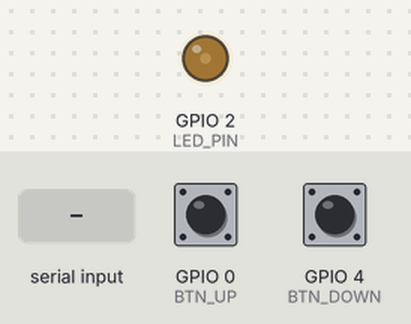
Bench run of a program on a simulated ESP32. On the bench: output pins drawn as LEDs (lit = HIGH). The test bench sets the inputs (shaded band); at power-on: GPIO 0 (BTN_UP) HIGH, GPIO 4 (BTN_DOWN) HIGH. What the program prints to the serial monitor is not drawn.

Above: at 2.2 s.
2.3 s: GPIO 0 (BTN_UP) pulled LOW for 1 s
At 4.1 s:
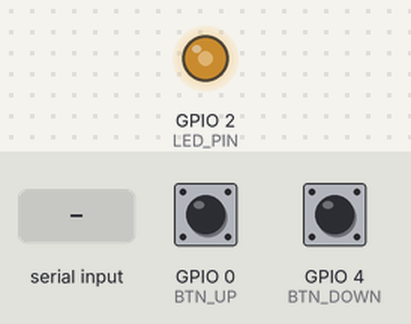
4.8 s: "M\n" received over Serial
At 6.0 s:
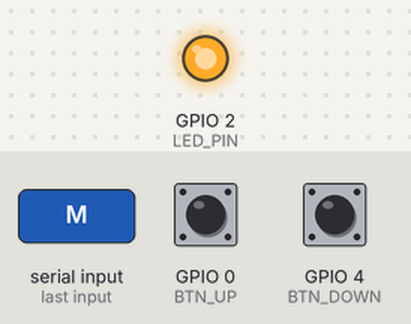
6.3 s: GPIO 4 (BTN_DOWN) pulled LOW for 3.2 s
At 10.6 s:
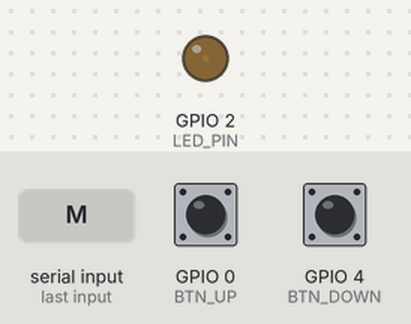
11.0 s: GPIO 4 (BTN_DOWN) pulled LOW for 0.15 s
At 12.0 s:
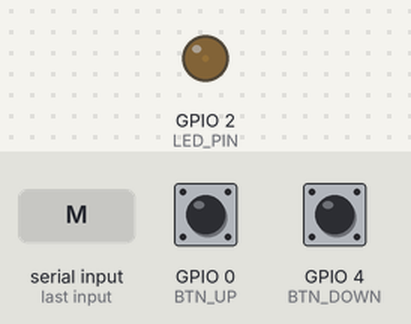
12.6 s: "n\n" received over Serial
At 13.1 s:
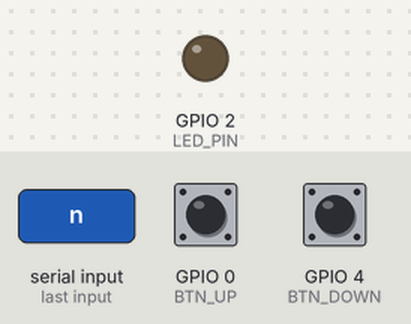
Timing chart, 0 to 15.6 s (numbered marks = the images above; inputs shaded):
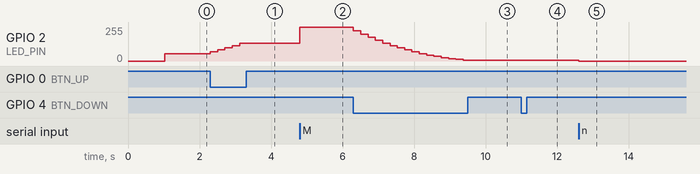

Measured:
- after the input at 2.3 s, GPIO 2 (LED_PIN): moves from 55/255 to 135/255 over 0.82 s, starting at once
- after the input at 4.8 s, GPIO 2 (LED_PIN): 135/255 → 255/255 at once
- after the input at 6.3 s, GPIO 2 (LED_PIN): moves from 255/255 to 7/255 over 3.1 s, starting at once
- after the input at 11.0 s, GPIO 2 (LED_PIN): 7/255 → 4/255 at once
- after the input at 12.6 s, GPIO 2 (LED_PIN): 4/255 → 0/255 at once

The program:

main.cpp
```cpp
/**
 * @file main.cpp
 * @brief Program 09: LED Brightness Control via Serial
 *
 * Mengontrol kecerahan LED menggunakan LEDC PWM.
 * Input dari Serial: angka 0-100 untuk persentase brightness.
 */

#include <Arduino.h>

// ==================== KONFIGURASI ====================
#define LED_PIN         2
#define LEDC_FREQ       5000
#define LEDC_RESOLUTION 10      // 10-bit: 0-1023

#define BTN_UP          0       // Button increase
#define BTN_DOWN        4       // Button decrease

// ==================== VARIABEL ====================
int brightness = 50;            // Brightness 0-100%
int pwmValue = 0;

// ==================== FUNCTION PROTOTYPES ====================
void setBrightness(int percent);
void printBrightnessBar();

// ==================== SETUP ====================
void setup() {
    Serial.begin(115200);
    delay(1000);

    Serial.println("\n========================================");
    Serial.println("Program 09: LED Brightness Control");
    Serial.println("========================================\n");

    // Setup LEDC PWM
    #if ESP_ARDUINO_VERSION >= ESP_ARDUINO_VERSION_VAL(3, 0, 0)
        ledcAttach(LED_PIN, LEDC_FREQ, LEDC_RESOLUTION);
    #else
        ledcSetup(0, LEDC_FREQ, LEDC_RESOLUTION);
        ledcAttachPin(LED_PIN, 0);
    #endif

    pinMode(BTN_UP, INPUT_PULLUP);
    pinMode(BTN_DOWN, INPUT_PULLUP);

    Serial.println("Commands:");
    Serial.println("  Type 0-100 : Set brightness percentage");
    Serial.println("  Type 'u'   : Increase by 10%");
    Serial.println("  Type 'd'   : Decrease by 10%");
    Serial.println("  Type 'm'   : Set to max (100%)");
    Serial.println("  Type 'n'   : Set to min (0%)");
    Serial.println("\nOr use buttons:");
    Serial.printf("  GPIO%d: Increase\n", BTN_UP);
    Serial.printf("  GPIO%d: Decrease\n", BTN_DOWN);
    Serial.println();

    setBrightness(brightness);
}

// ==================== LOOP ====================
void loop() {
    // Handle serial input
    if (Serial.available() > 0) {
        String input = Serial.readStringUntil('\n');
        input.trim();

        if (input.length() > 0) {
            char cmd = input.charAt(0);

            if (cmd == 'u' || cmd == 'U') {
                brightness = min(100, brightness + 10);
            } else if (cmd == 'd' || cmd == 'D') {
                brightness = max(0, brightness - 10);
            } else if (cmd == 'm' || cmd == 'M') {
                brightness = 100;
            } else if (cmd == 'n' || cmd == 'N') {
                brightness = 0;
            } else if (isDigit(cmd)) {
                int value = input.toInt();
                brightness = constrain(value, 0, 100);
            }

            setBrightness(brightness);
        }
    }

    // Handle button input
    static unsigned long lastBtnPress = 0;
    if (millis() - lastBtnPress > 200) {
        if (digitalRead(BTN_UP) == LOW) {
            brightness = min(100, brightness + 5);
            setBrightness(brightness);
            lastBtnPress = millis();
        }
        if (digitalRead(BTN_DOWN) == LOW) {
            brightness = max(0, brightness - 5);
            setBrightness(brightness);
            lastBtnPress = millis();
        }
    }
}

// ==================== FUNCTIONS ====================

void setBrightness(int percent) {
    // Convert percentage to PWM value (0-100 → 0-1023)
    pwmValue = map(percent, 0, 100, 0, 1023);

    // Apply gamma correction for perceived linear brightness
    // Human eye perceives brightness logarithmically
    float gamma = 2.2;
    int correctedValue = (int)(pow((float)percent / 100.0, gamma) * 1023);

    #if ESP_ARDUINO_VERSION >= ESP_ARDUINO_VERSION_VAL(3, 0, 0)
        ledcWrite(LED_PIN, correctedValue);
    #else
        ledcWrite(0, correctedValue);
    #endif

    Serial.printf("Brightness: %3d%% (PWM: %4d, Gamma: %4d)\n",
                  percent, pwmValue, correctedValue);
    printBrightnessBar();
}

void printBrightnessBar() {
    Serial.print("[");
    int bars = brightness / 5;  // 20 bars max
    for (int i = 0; i < 20; i++) {
        if (i < bars) {
            Serial.print("█");
        } else {
            Serial.print("░");
        }
    }
    Serial.println("]");
    Serial.println();
}

/**
 * GAMMA CORRECTION:
 *
 * Human eye perceives brightness logarithmically, not linearly.
 * Without gamma correction:
 *   50% PWM ≠ 50% perceived brightness (too bright!)
 *
 * With gamma correction (γ = 2.2):
 *   output = input^γ
 *   50% input → ~22% actual PWM → 50% perceived brightness
 *
 * ┌──────────┬─────────────┬───────────────┐
 * │ Input %  │ Linear PWM  │ Gamma PWM     │
 * ├──────────┼─────────────┼───────────────┤
 * │    10%   │    102      │      4        │
 * │    25%   │    256      │     47        │
 * │    50%   │    512      │    223        │
 * │    75%   │    768      │    564        │
 * │   100%   │   1023      │   1023        │
 * └──────────┴─────────────┴───────────────┘
 *
 * WIRING:
 *   GPIO2 → 220Ω → LED → GND
 *   GPIO0 → Button Up → GND (internal pull-up)
 *   GPIO4 → Button Down → GND (internal pull-up)
 *
 * EXPECTED OUTPUT:
 * Brightness:  50% (PWM:  512, Gamma:  223)
 * [██████████░░░░░░░░░░]
 */
```
